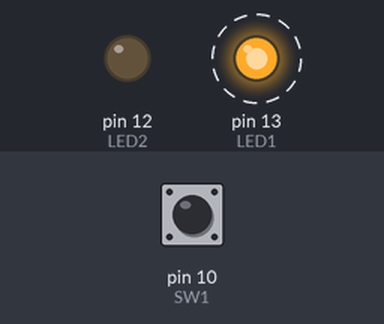
A sketch run on a simulated Arduino Uno, built with avr-gcc and run on an emulated ATmega328P. On the bench: output pins drawn as LEDs (lit = HIGH). Dashed ring = blinking. Inputs (shaded band) come from the test bench; at power-on: pin 10 (SW1) LOW.

Above: at 1.2 s.
1.3 s: pin 10 (SW1) pulled HIGH for 0.15 s
At 2.25 s:
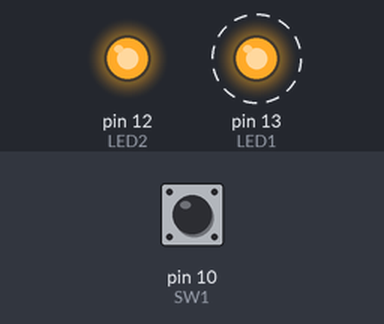
4.3 s: pin 10 (SW1) pulled HIGH for 1 s
At 4.75 s:
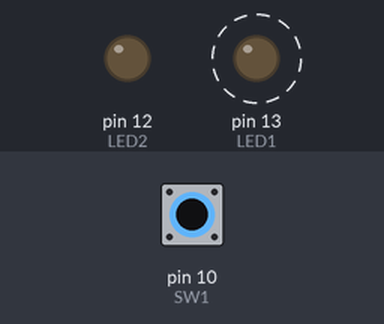
8.0 s: pin 10 (SW1) pulled HIGH for 3.2 s
At 8.8 s:
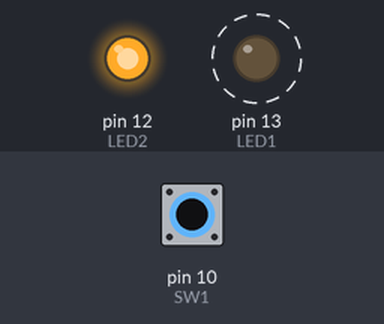
Timing chart, 0 to 18.7 s (numbered marks = the images above; inputs shaded):
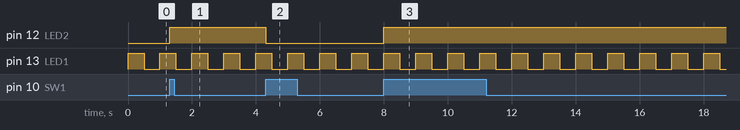

Measured:
- after the input at 1.3 s, pin 12 (LED2): LOW → HIGH at once
- after the input at 4.3 s, pin 12 (LED2): HIGH → LOW at once
- after the input at 8.0 s, pin 12 (LED2): LOW → HIGH at once
- by itself, pin 13 (LED1): alternates HIGH for 0.50 s and LOW for 0.50 s

The sketch:

Blink_millis5.ino
```cpp
// (licence header left out)
const uint16_t BLINK_INTERVAL = 500;    // Time interval between toggling LED1 in milliseconds
const uint16_t DEBOUNCE_INTERVAL = 10;  // Timer interval between successive SW1 reads in milliseconds
const uint8_t LED1 = 13;                // LED1 is connected to D13
const uint8_t LED2 = 12;                // LED2 is connected to D12
const uint8_t SW1 = 10;                 // SW1 is connected to D10

uint32_t blink_time;                    // Global variable to store the time that LED1 last changed state
uint32_t debounce_time;                 // Global variable to store the last time SW1 was read
bool SW1_went_back_low;                 // Global variable to indicate that SW1 returned low after going high

void setup() {
  pinMode(LED1, OUTPUT);                // Configure LED1 pin as a digital output
  pinMode(LED2, OUTPUT);                // Configure LED2 pin as a digital output
  pinMode(SW1, INPUT);                  // Configure SW1 pin as a digital input

  digitalWrite(LED1, HIGH);             // Set LED1 high initially
  digitalWrite(LED2, LOW);              // Set LED2 low initially
  blink_time = millis();                // Remember the current value of the millis timer

  debounce_time = blink_time;
  SW1_went_back_low = true;
}

void loop() {
  uint32_t t;                           // Local variable to store the current value of the millis timer
  bool SW1_high;                        // Local variable to store whether SW is high

  t = millis();                         // Get the current value of the millis timer
  if (t >= blink_time + BLINK_INTERVAL) {     // If BLINK_INTERVAL milliseconds have elapsed since blink_time,
    digitalWrite(LED1, !digitalRead(LED1));   //   toggle the state of LED1 and
    blink_time = t;                           //   set blink_time to the current value of the millis timer
  }

  if (t >= debounce_time + DEBOUNCE_INTERVAL) {
    SW1_high = digitalRead(SW1) == HIGH;
    if (SW1_went_back_low && SW1_high) {
      digitalWrite(LED2, !digitalRead(LED2));
      SW1_went_back_low = false;
    } else if (!SW1_went_back_low && !SW1_high) {
      SW1_went_back_low = true;
    }
    debounce_time = t;
  }
}
```
